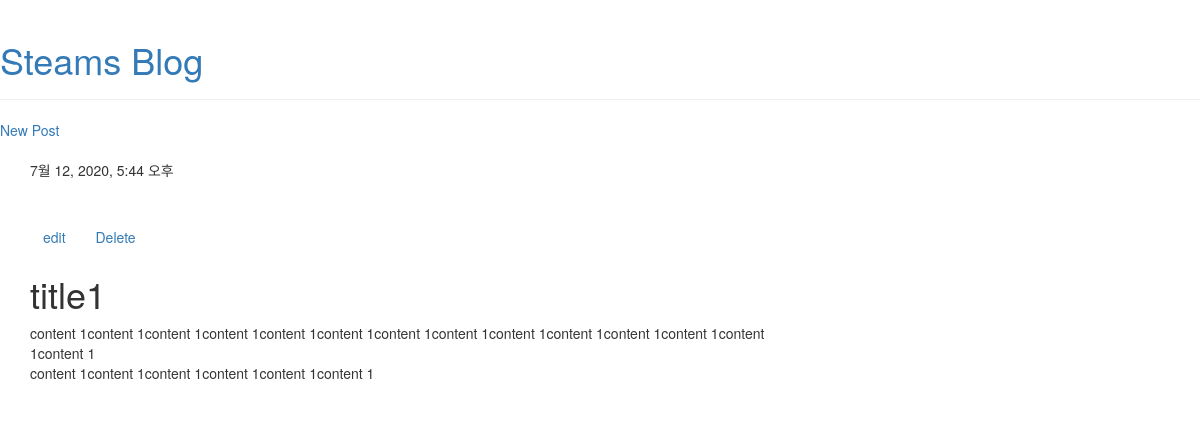
The app's page /post/1/ with its own data.
### blog/models.py (models this page shows, shortened)
class Post(models.Model):
    author = models.ForeignKey(settings.AUTH_USER_MODEL, on_delete=models.CASCADE, null=True)
    title = models.CharField(verbose_name='TITLE',max_length=100)
    content = models.TextField('CONTENT',default='')
    pub_date = models.DateTimeField('PUBLISH DATA',default = timezone.now)
    mod_date = models.DateTimeField('MODIFY DATE',auto_now=True)

### blog/views.py (the view)
# urls.py: path('post/<int:pk>/',views.PostDV,name='PostDV'),
def PostDV(request, pk):
    post = get_object_or_404(Post, pk = pk)
    return render(request,'templates/blog/post_detail.html', {'post':post})

### templates/blog/post_detail.html
{% extends 'blog/base.html' %}
{% load static %}
{% block content %}
<div class="post">
    {% if post.pub_date %}
        <div class="date">
        {{post.pub_date}}
        </div>
        <br><br>
        <a class="btn editBtn" href="{% url 'blog:PostE' pk=post.pk %}"><span>edit</span></a>
    {% endif %}
    <a class="btn deleteBtn" href="{% url 'blog:delete' post.id %}">Delete</a>
    <h1>{{ post.title }}</h1>
    {% if post.content == Null %}
        <p>not content</p>
    {% else %}
        <p>{{ post.content | linebreaksbr }}</p>
    {% endif %}
</div>
{% endblock %}

### records on screen
Post: pub_date "7월 12, 2020, 5:44 오후", title "title1", content "content 1content 1content 1content 1content 1content 1content 1content 1content 1content 1content 1content 1content 1content 1 content 1content 1content 1content 1content 1content 1"
